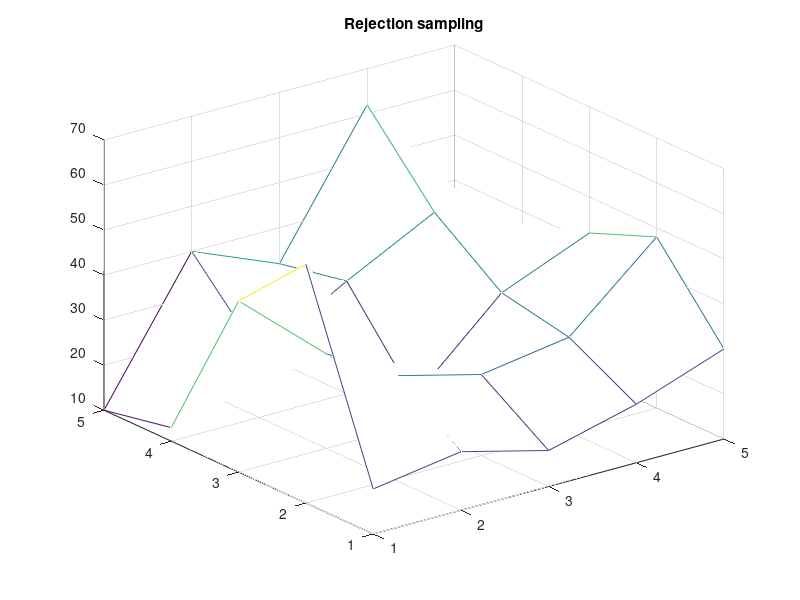

Source code (MATLAB):
close all

probs = [0.2 0.2 0.2 0.2 0.4;
         0.7 0.4 0.3 0.3 0.4;
         0.4 0.3 0.2 0.4 0.4;
         0.1 0.2 0.3 0.5 0.3;
         0.1 0.3 0.4 0.7 0.3];

%Rejection sampling     
accumulator = zeros(5,5);
for i=1:5
    for j=1:5
        for z=1:100
	    % rand < probs(i,j)
            accumulator(i,j) = accumulator(i,j) + (rand < probs(i,j));
        end
    end
end

accumulator
mesh(accumulator);
title('Rejection sampling');

%Metropolis algorithm

% doplnte

rand